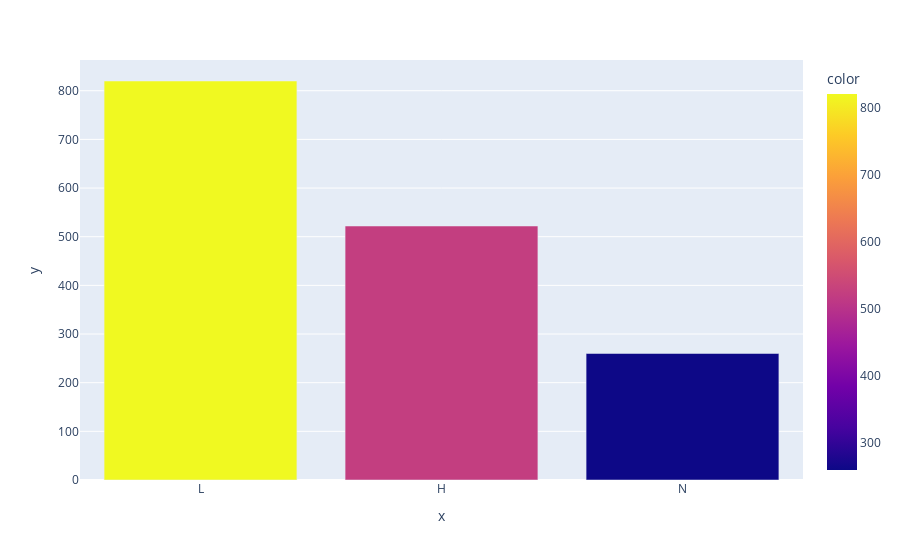

Write notebook code for a chart like this one.
### Markdown cell above
# Data Visualisation

### Code cell
label_count = pd.DataFrame(labels)[0].value_counts()
px.bar(x = label_count.keys(), y = label_count.values,color=label_count.values )

### Figure 1 — Plotly figure (JSON) as saved in the notebook; plotly's stock layout.template omitted (floating-point values rounded to 4 significant figures)
{"data": [{"alignmentgroup": "True", "hovertemplate": "x=%{x}<br>y=%{y}<br>color=%{marker.color}<extra></extra>", "legendgroup": "", "marker": {"color": [820, 522, 260], "coloraxis": "coloraxis", "pattern": {"shape": ""}}, "name": "", "offsetgroup": "", "orientation": "v", "showlegend": false, "textposition": "auto", "type": "bar", "x": ["L", "H", "N"], "xaxis": "x", "y": [820, 522, 260], "yaxis": "y"}], "layout": {"barmode": "relative", "coloraxis": {"colorbar": {"title": {"text": "color"}}, "colorscale": [[0, "#0d0887"], [0.1111, "#46039f"], [0.2222, "#7201a8"], [0.3333, "#9c179e"], [0.4444, "#bd3786"], [0.5556, "#d8576b"], [0.6667, "#ed7953"], [0.7778, "#fb9f3a"], [0.8889, "#fdca26"], [1, "#f0f921"]]}, "legend": {"tracegroupgap": 0}, "margin": {"t": 60}, "xaxis": {"anchor": "y", "domain": [0, 1], "title": {"text": "x"}}, "yaxis": {"anchor": "x", "domain": [0, 1], "title": {"text": "y"}}}}
